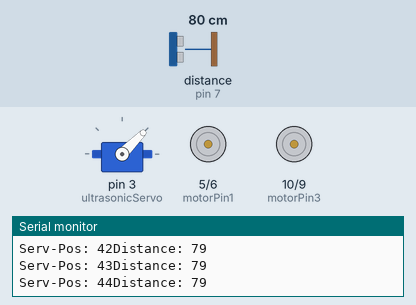
The sketch below on a simulated Arduino Uno, built with avr-gcc and run on an emulated ATmega328P. Parts: servo, motor-driver pin pairs drawn as motors (green arrow = first pin HIGH = forward, orange = second pin HIGH = backward, longer = more drive), the last lines printed to the serial monitor. Wiring (inferred from the names in the program): ultrasonic range finder: trigger pin 8; echo pin 7. The inputs (shaded band) are chosen by the test bench; at power-on: distance to the obstacle (sensor on pin 7) 80 cm. The echo pulse lasts 58.3 µs per cm.

Above: at 1.2 s.
1.3 s: distance to the obstacle (sensor on pin 7) set to 2 cm
At 2.1 s:
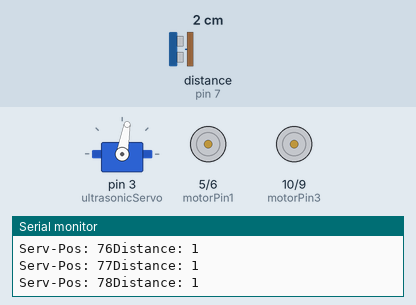
4.3 s: distance to the obstacle (sensor on pin 7) set to 120 cm
At 4.81 s:
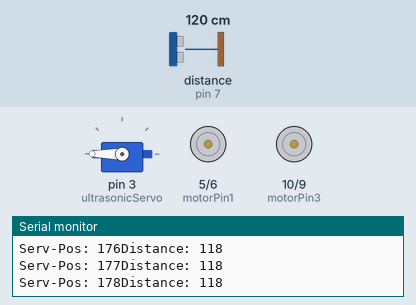
7.3 s: distance to the obstacle (sensor on pin 7) set to 4 cm
At 10.2 s:
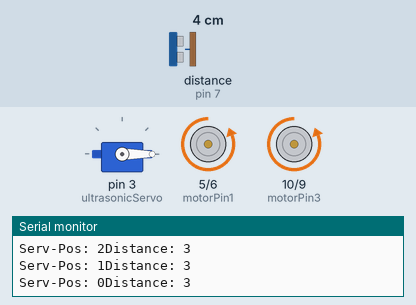
10.3 s: distance to the obstacle (sensor on pin 7) set to 299 cm
13.3 s: distance to the obstacle (sensor on pin 7) set to 9 cm
Timing chart, 0 to 26.3 s (numbered marks = the images above; inputs shaded):
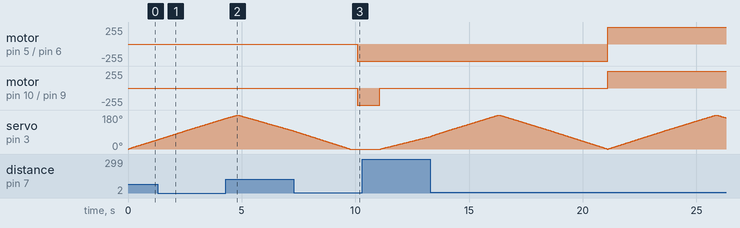

The sketch:

CarroRobot.ino
```cpp
#include <Servo.h>

//L293D
//Motor A
const int motorPin1  = 5;  // Pin 14 of L293
const int motorPin2  = 6;  // Pin 10 of L293
//Motor B
const int motorPin3  = 10; // Pin  7 of L293
const int motorPin4  = 9;  // Pin  2 of L293

// Ultrasonic Sensor
const int triggerPin = 8;
const int echoPin = 7;

// Servomotor
Servo ultrasonicServo;
int position = 0; // Is it not self-explanatory?

// I2C Module LCD (Test only, not included here btw)

//This will run only one time.
void setup(){

    // Serial Comunication
    Serial.begin(9600);

    // Ultrasonic config
    pinMode(triggerPin, OUTPUT);
    pinMode(echoPin, INPUT);
    digitalWrite(triggerPin, LOW);

    //Set pins as outputs
    pinMode(motorPin1, OUTPUT);
    pinMode(motorPin2, OUTPUT);
    pinMode(motorPin3, OUTPUT);
    pinMode(motorPin4, OUTPUT);

    // Servomotor config
    ultrasonicServo.attach(3);
}

void loop() {

    long estimatedDistance = 0;

    // Servomotor movement
    for(position = 0; position <= 180; position += 1) {
        ultrasonicServo.write(position);
        delay(15);
        // Serial print input
        estimatedDistance = getDistance();
        Serial.print("Serv-Pos: ");
        Serial.print(position);
  	    Serial.print("Distance: ");
  	    Serial.println(estimatedDistance);
    }
    for(position = 180; position >= 0; position -= 1) {
        ultrasonicServo.write(position);
        delay(15);
        // Serial print input
        estimatedDistance = getDistance();
        Serial.print("Serv-Pos: ");
        Serial.print(position);
  	    Serial.print("Distance: ");
  	    Serial.println(estimatedDistance);
    }
    // Car Actions
    if (estimatedDistance > 7) {
        goForward();
    } else if (estimatedDistance <= 7) {
        stopMovement();
      	delay(300);
        goBackwards();
      	delay(1000);
        changeLeft();
    }
}


// Ultrasonic function
long getDistance() {

    // Variables
    long t; // Time
    long d; // Distance

    // Sends a tiny little pulse
    digitalWrite(triggerPin, HIGH);
    delayMicroseconds(10);
    digitalWrite(triggerPin, LOW);

    // I don't have any clue 'bout this equation.
    t = pulseIn(echoPin, HIGH);
    d = t/59;

    return d;
}

// Motors commands
void goForward() {
    // Both motors will go clockwise
    digitalWrite(motorPin1, HIGH);
    digitalWrite(motorPin2, LOW);
    digitalWrite(motorPin3, HIGH);
    digitalWrite(motorPin4, LOW);
}

void goBackwards() {
    // Both motors will go counter-clockwise
    digitalWrite(motorPin1, LOW);
    digitalWrite(motorPin2, HIGH);
    digitalWrite(motorPin3, LOW);
    digitalWrite(motorPin4, HIGH);
}

void changeLeft() {
    //Motor A will go counter-clockwise
    digitalWrite(motorPin1, LOW);
    digitalWrite(motorPin2, HIGH);
    digitalWrite(motorPin3, LOW);
    digitalWrite(motorPin4, LOW);
}

void changeRight() {
    // Motor B will go counter-clockwise
    digitalWrite(motorPin1, LOW);
    digitalWrite(motorPin2, LOW);
    digitalWrite(motorPin3, LOW);
    digitalWrite(motorPin4, HIGH);
}

void stopMovement() {
    // Motors A and B will stop moving
    digitalWrite(motorPin1, LOW);
    digitalWrite(motorPin2, LOW);
    digitalWrite(motorPin3, LOW);
    digitalWrite(motorPin4, LOW);
}
```

Measured:
- after the input at 7.3 s, motor on pin 5 (motorPin1) / pin 6 (motorPin2), motor on pin 10 (motorPin3) / pin 9 (motorPin4): stopped → backward 255/255 after 2.8 s
- after the input at 13.3 s, motor on pin 5 (motorPin1) / pin 6 (motorPin2): backward 255/255 → forward 255/255 after 7.8 s instead of 9.9 s; motor on pin 10 (motorPin3) / pin 9 (motorPin4): stopped → forward 255/255 after 7.8 s instead of 9.9 s
